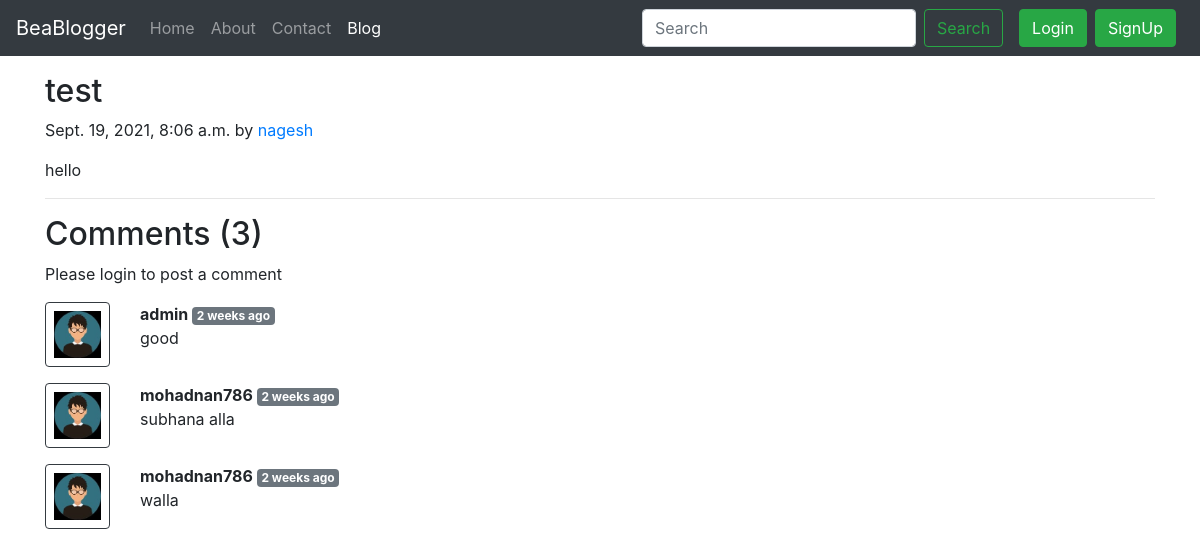
Page /blog/slugtera on the committed database.
### blog/models.py (models this page shows, shortened)
class Post(models.Model):
    sno=models.AutoField(primary_key=True)
    title=models.CharField(max_length=255)
    author=models.CharField(max_length=14)
    slug=models.CharField(max_length=130)
    timeStamp=models.DateTimeField(blank=True)
    content=models.TextField()

class BlogComment(models.Model):
    sno= models.AutoField(primary_key=True)
    comment=models.TextField()
    user=models.ForeignKey(User, on_delete=models.CASCADE)
    post=models.ForeignKey(Post, on_delete=models.CASCADE)
    parent=models.ForeignKey('self',on_delete=models.CASCADE, null=True )
    timestamp= models.DateTimeField(default=now)

### blog/views.py (the view)
# urls.py: path('<str:slug>', views.blogpost, name='blogpost'),
def blogpost(request, slug):
    post=Post.objects.filter(slug=slug).first()
    comments = BlogComment.objects.filter(post=post)
    context={'post':post, 'comments': comments, 'user': request.user}
    return render(request, "blog/blogpost.html", context)

### templates/blog/blogpost.html (shortened to what this page needs)
{% extends 'base.html' %}
{% block blogactive %} active {% endblock blogactive %}
{% block content %}
{% load humanize %}
<div class="container my-3">
    <h2 class="blog-post-title">{{post.title}}</h2>
    <p class="blog-post-meta">{{post.timeStamp}} by <a href="/about">{{post.author}}</a></p>
    <p>{{post.content}}</p>
    <hr>
</div>
<div class="container">
    <h2> Comments ({{comments.count}})</h2>
    <div class="my-2">
    {% if user.is_authenticated %}
    <form action="/blog/postComment" method="post">
        {% csrf_token %}
        <div class="form-group">
            <label >Post Comment </label>
            <input type="text" class="form-control" name="comment" placeholder="Enter comment here">
        </div>
        <input type="hidden" name="postSno" value="{{post.sno}}">
        <button type="submit" class="btn btn-primary">Submit</button>
    </form>
    {% else %}
    Please login to post a comment
    {% endif %}
    </div>
    {% for comment in comments %}
    <div class="row my-3">
        <div class="col-md-1  ">
        <img class="rounded mx-auto d-block w-100 border border-dark p-2" src="/static/img/user.png"  alt="user">
        </div>
        <div class="col-md-11 ">
        <b> {{comment.user.username}} </b> <span class="badge badge-secondary ">{{comment.timestamp| naturaltime}}</span>
        <div>   {{comment.comment}} </div>
    </div>
    </div>
    {% endfor %}
</div>
{% endblock content%}

### templates/base.html (shortened to what this page needs)
<!doctype html>
<html lang="en">
  <head>
    <link rel="stylesheet" href="https://stackpath.bootstrapcdn.com/bootstrap/4.5.2/css/bootstrap.min.css">
  </head>
  <body>
    <nav class="navbar navbar-expand-lg navbar-dark bg-dark">
        <a class="navbar-brand" href="/">BeaBlogger</a>
        <div class="collapse navbar-collapse" id="navbarSupportedContent">
          <ul class="navbar-nav mr-auto">
            <li class="nav-item {% block homeactive %}  {% endblock homeactive %}">
              <a class="nav-link" href="../">Home <span class="sr-only">(current)</span></a>
            </li>
            <li class="nav-item {% block aboutactive %}  {% endblock aboutactive %}" >
              <a class="nav-link" href="../about">About</a>
            </li>
            <li class="nav-item {% block contactactive %}  {% endblock contactactive %} ">
              <a class="nav-link" href="../contact">Contact</a>
            </li>
            <li class="nav-item {% block blogactive %}  {% endblock blogactive %} ">
              <a class="nav-link" href="../blog">Blog</a>
            </li>
          </ul>
          <form method="get" action="/search"class="form-inline my-2 my-lg-0 mx-3">
            <input class="form-control mr-sm-2" type="search" placeholder="Search" aria-label="Search" name="query" id="query">
            <button class="btn btn-outline-success my-2 my-sm-0 " type="submit">Search</button>
          </form>
{% if user.is_authenticated %}
<ul class="navbar-nav mr-2">
<li class="nav-item dropdown">
<a class="nav-link dropdown-toggle" href='#' id="navbarDropdown" role="button" data-toggle="dropdown"> Welcome {{request.user}}</a>
<div class="dropdown-menu" aria-labelledby="navbarDropdown">
          <a class="dropdown-item" href="/logout">Logout</a>
        </div>
      </li>
      </ul>
      </div>
{% else %}
<button type="button" class="btn btn-success mr-2" data-toggle="modal" data-target="#loginModal">
Login
</button>
<button type="button" class="btn btn-success mr-2" data-toggle="modal" data-target="#signupModal">
SignUp
</button>
{% endif %}
        </div>
      </nav>
      {% block content %}  {% endblock content %}
  </body>
</html>

### rows in the picture
Post: title "test", timeStamp "Sept. 19, 2021, 8:06 a.m.", author "nagesh", content "hello"
BlogComment: user.username "admin", timestamp "2 weeks ago", comment "good"
BlogComment: user.username "mohadnan786", timestamp "2 weeks ago", comment "subhana alla"
BlogComment: user.username "mohadnan786", timestamp "2 weeks ago", comment "walla"

### other values in the picture
{{ comments.count }} "3"
